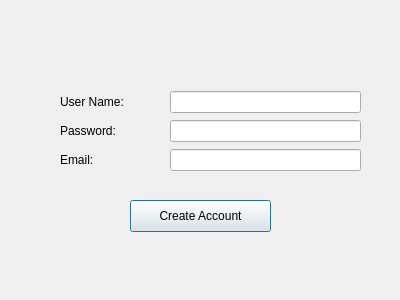
<?xml version="1.0" encoding="UTF-8"?>
<ui version="4.0">
 <class>CreateAccountWindow</class>
 <widget class="QDialog" name="CreateAccountWindow">
  <property name="geometry">
   <rect>
    <x>0</x>
    <y>0</y>
    <width>400</width>
    <height>300</height>
   </rect>
  </property>
  <property name="windowTitle">
   <string>Dialog</string>
  </property>
  <widget class="QPushButton" name="pushButton">
   <property name="geometry">
    <rect>
     <x>130</x>
     <y>200</y>
     <width>141</width>
     <height>32</height>
    </rect>
   </property>
   <property name="text">
    <string>Create Account</string>
   </property>
  </widget>
  <widget class="QWidget" name="">
   <property name="geometry">
    <rect>
     <x>170</x>
     <y>90</y>
     <width>191</width>
     <height>85</height>
    </rect>
   </property>
   <layout class="QVBoxLayout" name="verticalLayout">
    <item>
     <widget class="QLineEdit" name="lineEdit"/>
    </item>
    <item>
     <widget class="QLineEdit" name="lineEdit_2"/>
    </item>
    <item>
     <widget class="QLineEdit" name="lineEdit_3"/>
    </item>
   </layout>
  </widget>
  <widget class="QWidget" name="">
   <property name="geometry">
    <rect>
     <x>60</x>
     <y>90</y>
     <width>75</width>
     <height>81</height>
    </rect>
   </property>
   <layout class="QVBoxLayout" name="verticalLayout_2">
    <item>
     <widget class="QLabel" name="label">
      <property name="text">
       <string>User Name:</string>
      </property>
     </widget>
    </item>
    <item>
     <widget class="QLabel" name="label_2">
      <property name="text">
       <string>Password:</string>
      </property>
     </widget>
    </item>
    <item>
     <widget class="QLabel" name="label_3">
      <property name="text">
       <string>Email:</string>
      </property>
     </widget>
    </item>
   </layout>
  </widget>
 </widget>
 <resources/>
 <connections/>
</ui>
